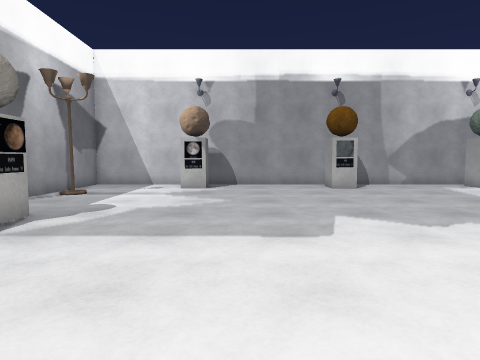
[1] (above)

21 first-person views from a walk through a Unity game level. The camera is 1.2 m above the floor, tilts 4° down and sees 75° across. The floor is counted in squares, 1 m on a side. Each view is taken from the middle of a square. On the plan, view 1 faces up. The plan holds only what a view shows up to about 13 squares ahead; the rest is blank. The player is left out. Some surface patterns are stand-ins.

[2]
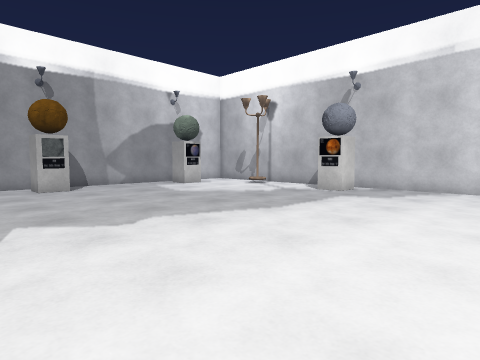

[3]
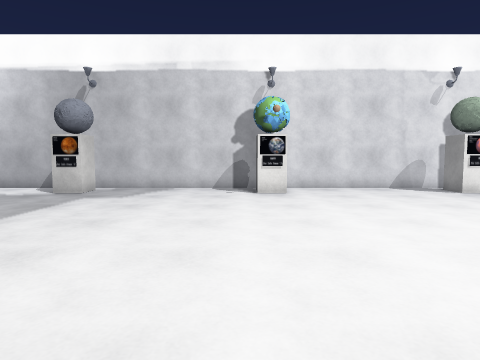

[4]
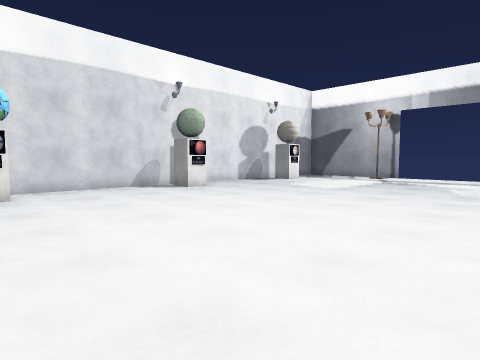

[5]
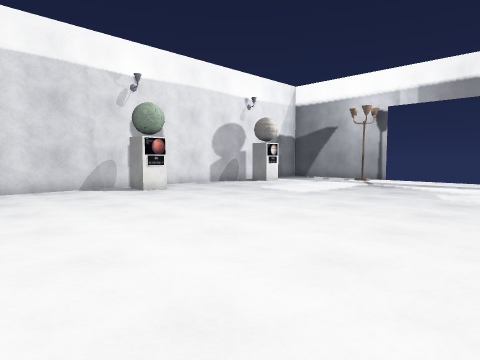

[6]
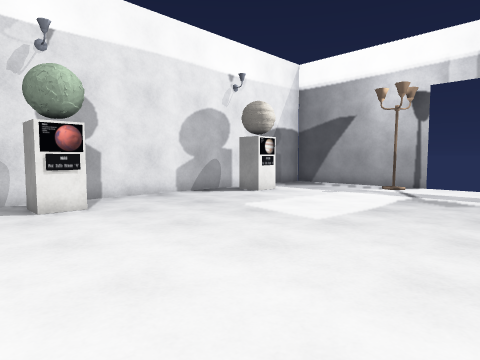

[7]
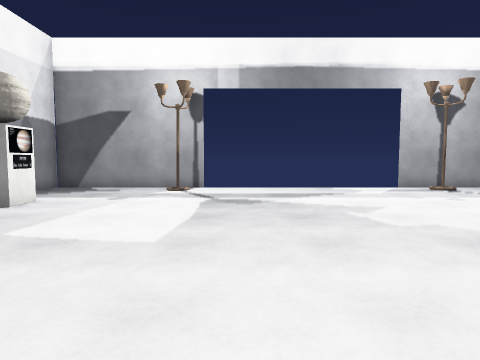

[8]
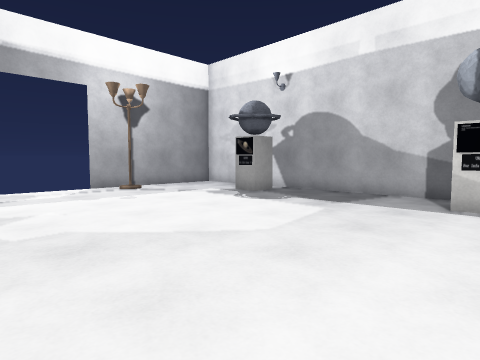

[9]
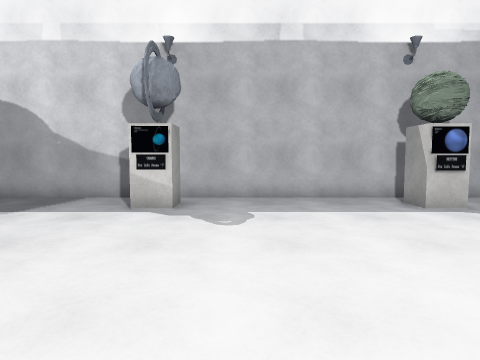

[10]
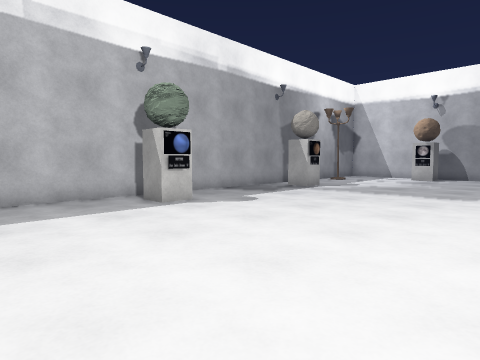

[11]
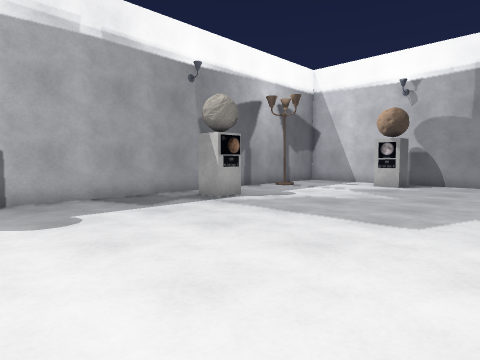

[12]
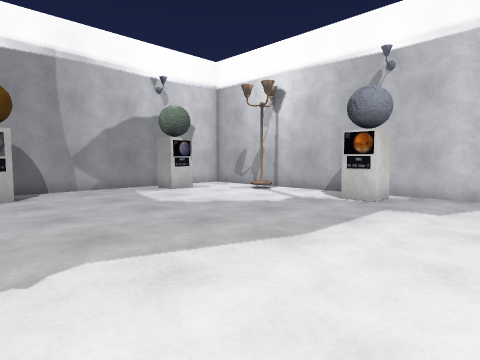

[13]
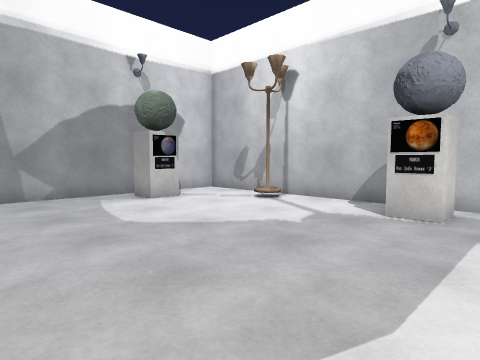

[14]
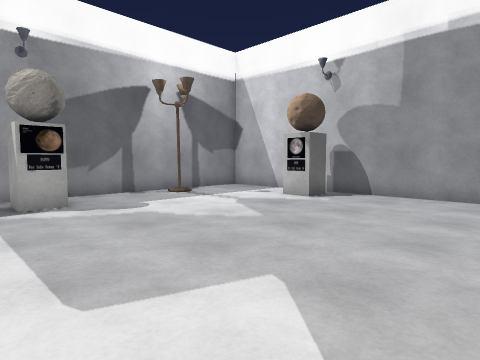

[15]
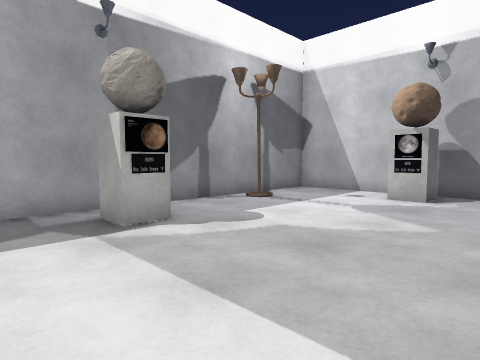

[16]
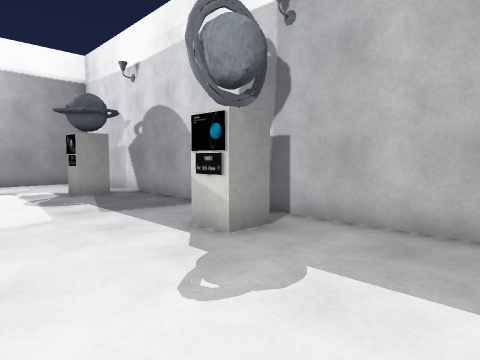

[17]
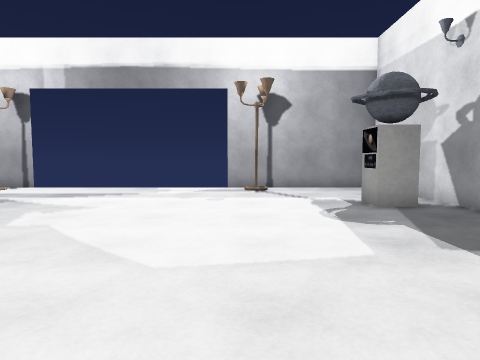

[18]
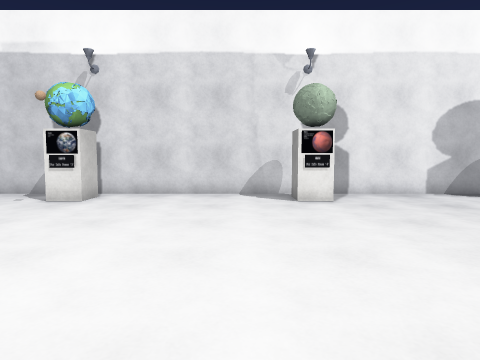

[19]
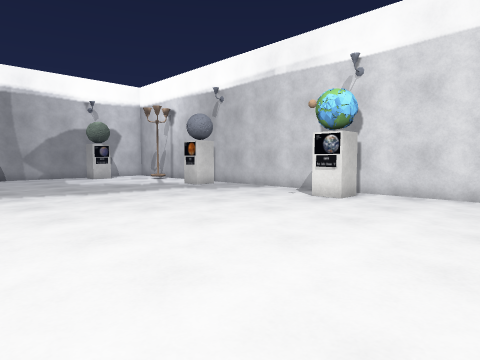

[20]
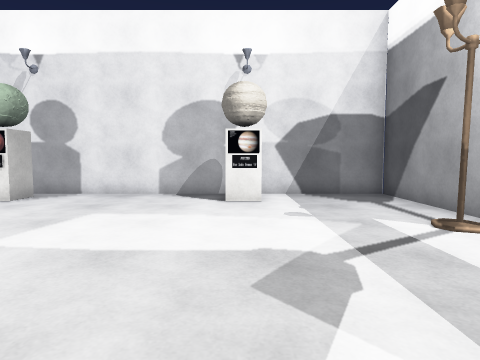

[21]
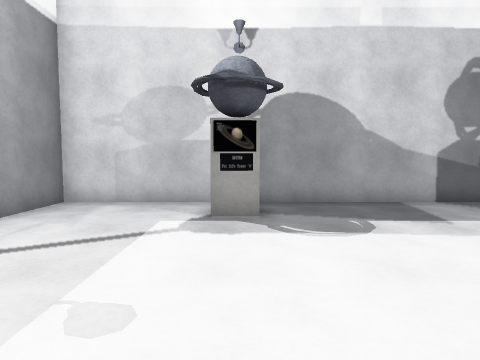

### Floor plan
Points are (right, up) in squares from view 1. A wall is a line through its corners. A room is listed if a view was taken in it or the views show most of it. See-through windows are left out.
Room 1 (views 1, 2, 3, 4, 5, 6, 7, 8, 9, 10, 11, 12, 13, 14, 15, 16, 17, 18, 19, 20, 21)
walls: (-4.4, -0.5) (-4.4, -1.6) (-5.4, -1.6); (-5.4, -7.6) (-4.4, -7.6) (-4.4, -8.6); (12.8, -1.6) (11.6, -1.6) (11.6, -0.6) (12.8, -0.6); (12.8, -8.6) (11.6, -8.6) (11.6, -7.6) (12.8, -7.6); (-4.4, 6.5) (-4.4, 5.4) (-5.4, 5.4); (12.8, 5.4) (11.6, 5.4) (11.6, 6.5); (-5.4, -14.6) (-4.4, -14.6) (-4.4, -15.6); (11.6, -15.6) (11.6, -14.6) (12.6, -14.6); (4.8, 12.4) (3.7, 12.4) (3.7, 13.5); (-1.3, 13.5) (-1.3, 12.4) (-2.4, 12.4); (10.8, 12.4) (9.7, 12.4) (9.7, 13.5); (7.4, -19.8) (13.5, -19.8) (13.5, 14.2) (11.7, 14.2); (10.1, 14.2) (-6.5, 14.2) (-6.5, -19.8) (-0.5, -19.8)
ways out: gap at (13, -15); gap at (13, -8); gap at (13, 6)
objects: lamp (-6, 10); lamp (-2, -19); lamp (8, -19); lamp (13, 10)

Where each view was taken, in squares from view 1:
view 1: 0 up, 0 right, facing up
view 2: 0 up, 1 right, facing up-right
view 3: 0 up, 1 right, facing right
view 4: 0 up, 1 right, facing down-right
view 5: 2 down, 1 right, facing down-right
view 6: 6 down, 4 right, facing down-right
view 7: 7 down, 6 right, facing down
view 8: 7 down, 4 right, facing down-left
view 9: 6 down, 3 right, facing left
view 10: 6 down, 3 right, facing up-left
view 11: 1 down, 3 right, facing up-left
view 12: 2 up, 3 right, facing up-right
view 13: 4 up, 5 right, facing up-right
view 14: 4 up, 4 right, facing up-left
view 15: 3 up, 1 right, facing up-left
view 16: 4 down, 1 left, facing down-left
view 17: 7 down, 1 left, facing down
view 18: 6 down, 3 right, facing right
view 19: 6 down, 3 right, facing up-right
view 20: 15 down, 3 right, facing right
view 21: 15 down, 2 right, facing left
